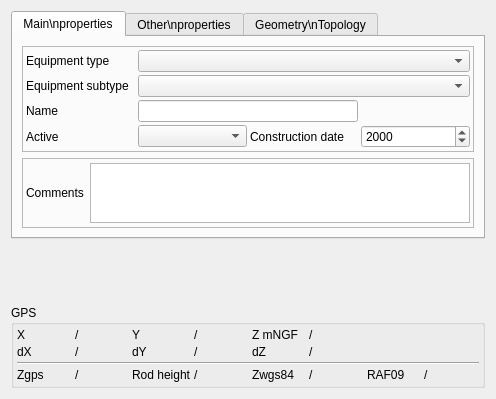
<?xml version="1.0" encoding="UTF-8"?>
<ui version="4.0">
 <class>Form_base3_wds</class>
 <widget class="QWidget" name="Form_base3_wds">
  <property name="geometry">
   <rect>
    <x>0</x>
    <y>0</y>
    <width>496</width>
    <height>399</height>
   </rect>
  </property>
  <property name="windowTitle">
   <string>Form</string>
  </property>
  <layout class="QVBoxLayout" name="verticalLayout" stretch="0,10,0">
   <item>
    <widget class="QTabWidget" name="tabWidget">
     <property name="currentIndex">
      <number>0</number>
     </property>
     <widget class="QWidget" name="tab">
      <attribute name="title">
       <string>Main\nproperties</string>
      </attribute>
      <layout class="QVBoxLayout" name="verticalLayout_2">
       <item>
        <widget class="QFrame" name="frame">
         <property name="frameShape">
          <enum>QFrame::StyledPanel</enum>
         </property>
         <property name="frameShadow">
          <enum>QFrame::Raised</enum>
         </property>
         <layout class="QGridLayout" name="gridLayout">
          <property name="leftMargin">
           <number>3</number>
          </property>
          <property name="topMargin">
           <number>3</number>
          </property>
          <property name="rightMargin">
           <number>3</number>
          </property>
          <property name="bottomMargin">
           <number>3</number>
          </property>
          <property name="spacing">
           <number>3</number>
          </property>
          <item row="0" column="0">
           <widget class="QLabel" name="label_2">
            <property name="text">
             <string>Equipment type</string>
            </property>
            <property name="wordWrap">
             <bool>true</bool>
            </property>
           </widget>
          </item>
          <item row="1" column="0">
           <widget class="QLabel" name="label_8">
            <property name="text">
             <string>Equipment subtype</string>
            </property>
            <property name="wordWrap">
             <bool>true</bool>
            </property>
           </widget>
          </item>
          <item row="3" column="0">
           <widget class="QLabel" name="label_28">
            <property name="text">
             <string>Active</string>
            </property>
           </widget>
          </item>
          <item row="2" column="0">
           <widget class="QLabel" name="label_24">
            <property name="text">
             <string>Name</string>
            </property>
           </widget>
          </item>
          <item row="3" column="1">
           <widget class="QComboBox" name="comboBox_enservice"/>
          </item>
          <item row="1" column="1" colspan="3">
           <widget class="QComboBox" name="comboBox_sstype"/>
          </item>
          <item row="0" column="1" colspan="3">
           <widget class="QComboBox" name="comboBox_typeouvrage"/>
          </item>
          <item row="3" column="2">
           <widget class="QLabel" name="label_29">
            <property name="text">
             <string>Construction date</string>
            </property>
            <property name="wordWrap">
             <bool>true</bool>
            </property>
           </widget>
          </item>
          <item row="3" column="3">
           <widget class="QDateEdit" name="dateEdit_anneepose">
            <property name="displayFormat">
             <string>yyyy</string>
            </property>
           </widget>
          </item>
          <item row="2" column="1" colspan="2">
           <widget class="QLineEdit" name="lineEdit_nom"/>
          </item>
         </layout>
        </widget>
       </item>
       <item>
        <widget class="QFrame" name="frame_2">
         <property name="frameShape">
          <enum>QFrame::StyledPanel</enum>
         </property>
         <property name="frameShadow">
          <enum>QFrame::Raised</enum>
         </property>
         <layout class="QHBoxLayout" name="horizontalLayout">
          <property name="leftMargin">
           <number>3</number>
          </property>
          <property name="topMargin">
           <number>3</number>
          </property>
          <property name="rightMargin">
           <number>3</number>
          </property>
          <property name="bottomMargin">
           <number>3</number>
          </property>
          <item>
           <widget class="QLabel" name="label_7">
            <property name="text">
             <string>Comments</string>
            </property>
           </widget>
          </item>
          <item>
           <widget class="QTextBrowser" name="textBrowser_commentaire">
            <property name="maximumSize">
             <size>
              <width>16777215</width>
              <height>60</height>
             </size>
            </property>
            <property name="readOnly">
             <bool>false</bool>
            </property>
           </widget>
          </item>
         </layout>
        </widget>
       </item>
      </layout>
     </widget>
     <widget class="QWidget" name="tab_2">
      <attribute name="title">
       <string>Other\nproperties</string>
      </attribute>
      <layout class="QVBoxLayout" name="verticalLayout_3">
       <item>
        <widget class="QStackedWidget" name="stackedWidget">
         <property name="currentIndex">
          <number>0</number>
         </property>
         <widget class="QWidget" name="Regard">
          <layout class="QGridLayout" name="gridLayout_2">
           <item row="0" column="0">
            <widget class="QLabel" name="label_26">
             <property name="text">
              <string>Total dynamic head</string>
             </property>
             <property name="wordWrap">
              <bool>true</bool>
             </property>
            </widget>
           </item>
           <item row="0" column="2">
            <widget class="QToolButton" name="toolButton_hmano">
             <property name="text">
              <string>...</string>
             </property>
            </widget>
           </item>
           <item row="0" column="1">
            <widget class="QDoubleSpinBox" name="doubleSpinBox_hmano">
             <property name="minimum">
              <double>-1.000000000000000</double>
             </property>
             <property name="maximum">
              <double>999999.000000000000000</double>
             </property>
            </widget>
           </item>
           <item row="1" column="1">
            <spacer name="verticalSpacer_2">
             <property name="orientation">
              <enum>Qt::Vertical</enum>
             </property>
             <property name="sizeHint" stdset="0">
              <size>
               <width>20</width>
               <height>40</height>
              </size>
             </property>
            </spacer>
           </item>
          </layout>
         </widget>
         <widget class="QWidget" name="branchement">
          <layout class="QGridLayout" name="gridLayout_5">
           <item row="0" column="0">
            <widget class="QLabel" name="label_5">
             <property name="text">
              <string>Volume</string>
             </property>
             <property name="wordWrap">
              <bool>true</bool>
             </property>
            </widget>
           </item>
           <item row="2" column="0">
            <widget class="QLabel" name="label_25">
             <property name="text">
              <string>Overflow elevation</string>
             </property>
             <property name="wordWrap">
              <bool>true</bool>
             </property>
            </widget>
           </item>
           <item row="0" column="1">
            <widget class="QDoubleSpinBox" name="doubleSpinBox_volume"/>
           </item>
           <item row="0" column="2">
            <widget class="QToolButton" name="toolButton_volume">
             <property name="text">
              <string>...</string>
             </property>
            </widget>
           </item>
           <item row="0" column="3">
            <widget class="QLabel" name="label_6">
             <property name="text">
              <string>Tank number</string>
             </property>
             <property name="wordWrap">
              <bool>true</bool>
             </property>
            </widget>
           </item>
           <item row="1" column="3">
            <widget class="QLabel" name="label_3">
             <property name="text">
              <string>Culvert elevation</string>
             </property>
             <property name="wordWrap">
              <bool>true</bool>
             </property>
            </widget>
           </item>
           <item row="0" column="4">
            <widget class="QSpinBox" name="spinBox_nbrecuves"/>
           </item>
           <item row="0" column="5">
            <widget class="QToolButton" name="toolButton_nbrecuve">
             <property name="text">
              <string>...</string>
             </property>
            </widget>
           </item>
           <item row="3" column="2">
            <spacer name="verticalSpacer_3">
             <property name="orientation">
              <enum>Qt::Vertical</enum>
             </property>
             <property name="sizeHint" stdset="0">
              <size>
               <width>20</width>
               <height>40</height>
              </size>
             </property>
            </spacer>
           </item>
           <item row="1" column="0">
            <widget class="QLabel" name="label">
             <property name="text">
              <string>Sql elevation</string>
             </property>
             <property name="wordWrap">
              <bool>true</bool>
             </property>
            </widget>
           </item>
           <item row="1" column="1">
            <widget class="QDoubleSpinBox" name="doubleSpinBox_cotesql"/>
           </item>
           <item row="1" column="4">
            <widget class="QDoubleSpinBox" name="doubleSpinBox_coteradier"/>
           </item>
           <item row="2" column="1">
            <widget class="QDoubleSpinBox" name="doubleSpinBox_cotetp"/>
           </item>
           <item row="1" column="2">
            <widget class="QToolButton" name="toolButton_cotesql">
             <property name="text">
              <string>...</string>
             </property>
            </widget>
           </item>
           <item row="1" column="5">
            <widget class="QToolButton" name="toolButton_coteradier">
             <property name="text">
              <string>...</string>
             </property>
            </widget>
           </item>
           <item row="2" column="2">
            <widget class="QToolButton" name="toolButton_cotetp">
             <property name="text">
              <string>...</string>
             </property>
            </widget>
           </item>
          </layout>
         </widget>
         <widget class="QWidget" name="refoulement">
          <layout class="QGridLayout" name="gridLayout_7">
           <item row="1" column="0">
            <widget class="QLabel" name="label_30">
             <property name="text">
              <string>Counter number</string>
             </property>
             <property name="wordWrap">
              <bool>true</bool>
             </property>
            </widget>
           </item>
           <item row="0" column="1">
            <widget class="QDoubleSpinBox" name="doubleSpinBox_diam">
             <property name="decimals">
              <number>3</number>
             </property>
            </widget>
           </item>
           <item row="0" column="2">
            <widget class="QToolButton" name="toolButton_diam">
             <property name="text">
              <string>...</string>
             </property>
            </widget>
           </item>
           <item row="0" column="0">
            <widget class="QLabel" name="label_27">
             <property name="text">
              <string>Diameter</string>
             </property>
             <property name="wordWrap">
              <bool>true</bool>
             </property>
            </widget>
           </item>
           <item row="2" column="0">
            <widget class="QLabel" name="label_31">
             <property name="text">
              <string>Counter type</string>
             </property>
             <property name="wordWrap">
              <bool>true</bool>
             </property>
            </widget>
           </item>
           <item row="3" column="0">
            <spacer name="verticalSpacer_4">
             <property name="orientation">
              <enum>Qt::Vertical</enum>
             </property>
             <property name="sizeHint" stdset="0">
              <size>
               <width>20</width>
               <height>40</height>
              </size>
             </property>
            </spacer>
           </item>
           <item row="1" column="1">
            <widget class="QDoubleSpinBox" name="doubleSpinBox_nbrecompteur"/>
           </item>
           <item row="1" column="2">
            <widget class="QToolButton" name="toolButton_nbrecompteur">
             <property name="text">
              <string>...</string>
             </property>
            </widget>
           </item>
           <item row="2" column="1" colspan="2">
            <widget class="QComboBox" name="comboBox_fonct"/>
           </item>
          </layout>
         </widget>
         <widget class="QWidget" name="page">
          <layout class="QGridLayout" name="gridLayout_6">
           <item row="0" column="1">
            <widget class="QDoubleSpinBox" name="doubleSpinBox_prof">
             <property name="minimum">
              <double>-1.000000000000000</double>
             </property>
             <property name="maximum">
              <double>9999.000000000000000</double>
             </property>
            </widget>
           </item>
           <item row="0" column="0">
            <widget class="QLabel" name="label_32">
             <property name="text">
              <string>Depth</string>
             </property>
            </widget>
           </item>
           <item row="0" column="2">
            <widget class="QToolButton" name="toolButton_prof">
             <property name="text">
              <string>...</string>
             </property>
            </widget>
           </item>
          </layout>
         </widget>
         <widget class="QWidget" name="autre"/>
        </widget>
       </item>
      </layout>
     </widget>
     <widget class="QWidget" name="tab_3">
      <attribute name="title">
       <string>Geometry\nTopology</string>
      </attribute>
      <layout class="QVBoxLayout" name="verticalLayout_4">
       <item>
        <widget class="QFrame" name="frame_3">
         <property name="frameShape">
          <enum>QFrame::StyledPanel</enum>
         </property>
         <property name="frameShadow">
          <enum>QFrame::Raised</enum>
         </property>
         <layout class="QGridLayout" name="gridLayout_3">
          <property name="leftMargin">
           <number>3</number>
          </property>
          <property name="topMargin">
           <number>3</number>
          </property>
          <property name="rightMargin">
           <number>3</number>
          </property>
          <property name="bottomMargin">
           <number>3</number>
          </property>
          <property name="spacing">
           <number>3</number>
          </property>
          <item row="2" column="1">
           <widget class="QDoubleSpinBox" name="doubleSpinBox_Z">
            <property name="minimum">
             <double>-99.000000000000000</double>
            </property>
            <property name="maximum">
             <double>99999999.000000000000000</double>
            </property>
           </widget>
          </item>
          <item row="1" column="1">
           <widget class="QDoubleSpinBox" name="doubleSpinBox_Y">
            <property name="minimum">
             <double>-99.000000000000000</double>
            </property>
            <property name="maximum">
             <double>99999999.000000000000000</double>
            </property>
           </widget>
          </item>
          <item row="2" column="3">
           <widget class="QDoubleSpinBox" name="doubleSpinBox_dZ">
            <property name="minimum">
             <double>-1.000000000000000</double>
            </property>
            <property name="maximum">
             <double>999.000000000000000</double>
            </property>
           </widget>
          </item>
          <item row="1" column="0">
           <widget class="QLabel" name="label_18">
            <property name="text">
             <string>Y</string>
            </property>
           </widget>
          </item>
          <item row="2" column="0">
           <widget class="QLabel" name="label_22">
            <property name="text">
             <string>Z cover</string>
            </property>
           </widget>
          </item>
          <item row="1" column="3">
           <widget class="QDoubleSpinBox" name="doubleSpinBox_dY">
            <property name="minimum">
             <double>-1.000000000000000</double>
            </property>
            <property name="maximum">
             <double>999.000000000000000</double>
            </property>
           </widget>
          </item>
          <item row="0" column="0">
           <widget class="QLabel" name="label_15">
            <property name="text">
             <string>X</string>
            </property>
           </widget>
          </item>
          <item row="0" column="3">
           <widget class="QDoubleSpinBox" name="doubleSpinBox_dX">
            <property name="minimum">
             <double>-1.000000000000000</double>
            </property>
            <property name="maximum">
             <double>999.000000000000000</double>
            </property>
           </widget>
          </item>
          <item row="0" column="1">
           <widget class="QDoubleSpinBox" name="doubleSpinBox_X">
            <property name="minimum">
             <double>-99.000000000000000</double>
            </property>
            <property name="maximum">
             <double>99999999.000000000000000</double>
            </property>
           </widget>
          </item>
          <item row="1" column="2">
           <widget class="QLabel" name="label_21">
            <property name="text">
             <string>dY</string>
            </property>
           </widget>
          </item>
          <item row="0" column="2">
           <widget class="QLabel" name="label_16">
            <property name="text">
             <string>dX</string>
            </property>
           </widget>
          </item>
          <item row="2" column="2">
           <widget class="QLabel" name="label_23">
            <property name="text">
             <string>dZ</string>
            </property>
           </widget>
          </item>
          <item row="3" column="0" colspan="4">
           <widget class="QPushButton" name="pushButton_getGPS">
            <property name="text">
             <string>GPS</string>
            </property>
           </widget>
          </item>
         </layout>
        </widget>
       </item>
      </layout>
     </widget>
    </widget>
   </item>
   <item>
    <spacer name="verticalSpacer">
     <property name="orientation">
      <enum>Qt::Vertical</enum>
     </property>
     <property name="sizeHint" stdset="0">
      <size>
       <width>20</width>
       <height>40</height>
      </size>
     </property>
    </spacer>
   </item>
   <item>
    <widget class="QGroupBox" name="groupBox_2">
     <property name="title">
      <string>GPS</string>
     </property>
     <layout class="QGridLayout" name="gridLayout_17">
      <property name="leftMargin">
       <number>3</number>
      </property>
      <property name="topMargin">
       <number>3</number>
      </property>
      <property name="rightMargin">
       <number>3</number>
      </property>
      <property name="bottomMargin">
       <number>3</number>
      </property>
      <property name="spacing">
       <number>3</number>
      </property>
      <item row="0" column="3">
       <widget class="QLabel" name="label_Y">
        <property name="text">
         <string>/</string>
        </property>
       </widget>
      </item>
      <item row="0" column="2">
       <widget class="QLabel" name="label_64">
        <property name="text">
         <string>Y</string>
        </property>
       </widget>
      </item>
      <item row="1" column="5">
       <widget class="QLabel" name="label_dZ">
        <property name="text">
         <string>/</string>
        </property>
       </widget>
      </item>
      <item row="0" column="5">
       <widget class="QLabel" name="label_Z">
        <property name="text">
         <string>/</string>
        </property>
       </widget>
      </item>
      <item row="1" column="1">
       <widget class="QLabel" name="label_dX">
        <property name="text">
         <string>/</string>
        </property>
       </widget>
      </item>
      <item row="3" column="6">
       <widget class="QLabel" name="label_61">
        <property name="text">
         <string>RAF09</string>
        </property>
       </widget>
      </item>
      <item row="1" column="4">
       <widget class="QLabel" name="label_68">
        <property name="text">
         <string>dZ</string>
        </property>
       </widget>
      </item>
      <item row="1" column="0">
       <widget class="QLabel" name="label_65">
        <property name="text">
         <string>dX</string>
        </property>
       </widget>
      </item>
      <item row="1" column="2">
       <widget class="QLabel" name="label_67">
        <property name="text">
         <string>dY</string>
        </property>
       </widget>
      </item>
      <item row="1" column="3">
       <widget class="QLabel" name="label_dY">
        <property name="text">
         <string>/</string>
        </property>
       </widget>
      </item>
      <item row="3" column="0">
       <widget class="QLabel" name="label_62">
        <property name="text">
         <string>Zgps</string>
        </property>
       </widget>
      </item>
      <item row="0" column="4">
       <widget class="QLabel" name="label_66">
        <property name="text">
         <string>Z mNGF</string>
        </property>
       </widget>
      </item>
      <item row="3" column="1">
       <widget class="QLabel" name="label_zgps">
        <property name="text">
         <string>/</string>
        </property>
       </widget>
      </item>
      <item row="3" column="3">
       <widget class="QLabel" name="label_hautperche">
        <property name="text">
         <string>/</string>
        </property>
       </widget>
      </item>
      <item row="3" column="2">
       <widget class="QLabel" name="label_70">
        <property name="text">
         <string>Rod height</string>
        </property>
       </widget>
      </item>
      <item row="3" column="5">
       <widget class="QLabel" name="label_zwgs84">
        <property name="text">
         <string>/</string>
        </property>
       </widget>
      </item>
      <item row="3" column="4">
       <widget class="QLabel" name="label_63">
        <property name="text">
         <string>Zwgs84</string>
        </property>
       </widget>
      </item>
      <item row="0" column="1">
       <widget class="QLabel" name="label_X">
        <property name="text">
         <string>/</string>
        </property>
       </widget>
      </item>
      <item row="0" column="0">
       <widget class="QLabel" name="label_69">
        <property name="text">
         <string>X</string>
        </property>
       </widget>
      </item>
      <item row="3" column="7">
       <widget class="QLabel" name="label_raf09">
        <property name="text">
         <string>/</string>
        </property>
       </widget>
      </item>
      <item row="2" column="0" colspan="8">
       <widget class="Line" name="line">
        <property name="orientation">
         <enum>Qt::Horizontal</enum>
        </property>
       </widget>
      </item>
     </layout>
    </widget>
   </item>
  </layout>
 </widget>
 <resources/>
 <connections/>
</ui>
